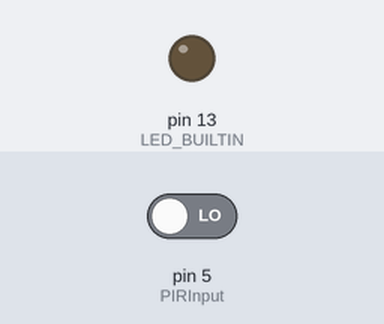
A sketch run on a simulated Arduino Uno, built with avr-gcc and run on an emulated ATmega328P. Parts: output pins drawn as LEDs (lit = HIGH). Inputs (shaded band) come from the test bench; at power-on: pin 5 (PIRInput) LOW.

Above: at 1.2 s.
1.3 s: pin 5 (PIRInput) driven HIGH
At 2.5 s:
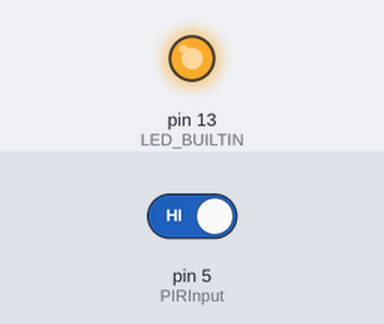
2.8 s: pin 5 (PIRInput) driven LOW
At 3.8 s:
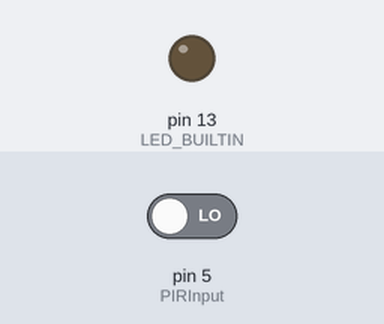
Timing chart, 0 to 5.8 s (numbered marks = the images above; inputs shaded):
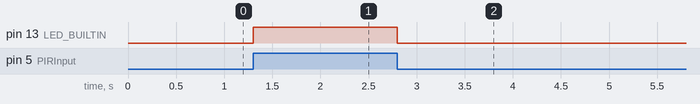

Measured:
- after the input at 1.3 s, pin 13 (LED_BUILTIN): LOW → HIGH at once
- after the input at 2.8 s, pin 13 (LED_BUILTIN): HIGH → LOW at once

The sketch:

ProximitySensor.ino
```cpp
/*
 Name:		ProximitySensor.ino
 Created:	7/7/2018 8:26:48 AM
 Author:	Ashish
*/

int PIRInput = 5;

// the setup function runs once when you press reset or power the board
void setup() {
	pinMode(LED_BUILTIN, OUTPUT);
	pinMode(PIRInput, INPUT);
}

// the loop function runs over and over again until power down or reset
void loop() {
	int state = digitalRead(PIRInput);
	digitalWrite(LED_BUILTIN, state);
	delay(100);
}
```
